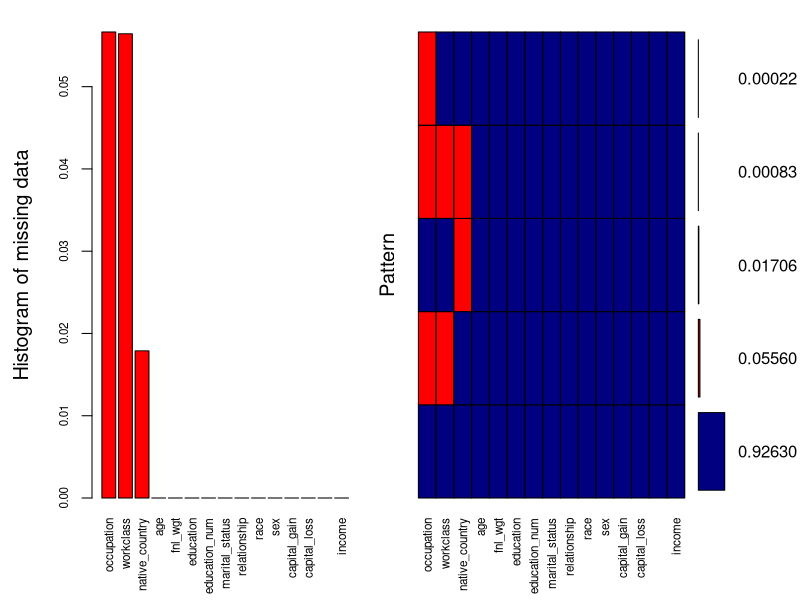
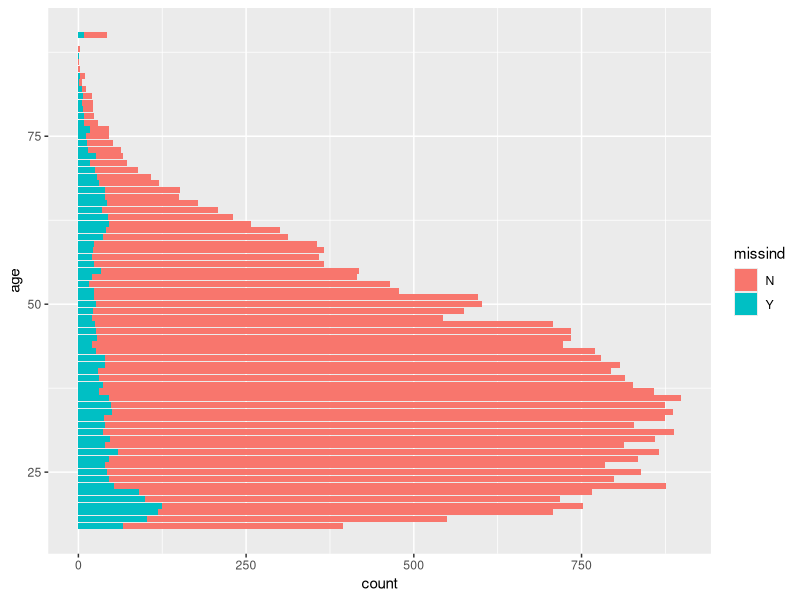
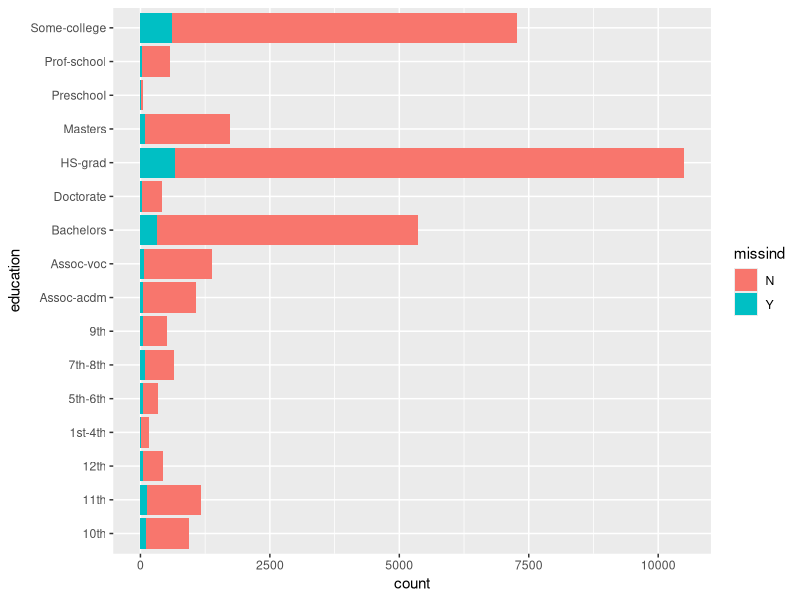
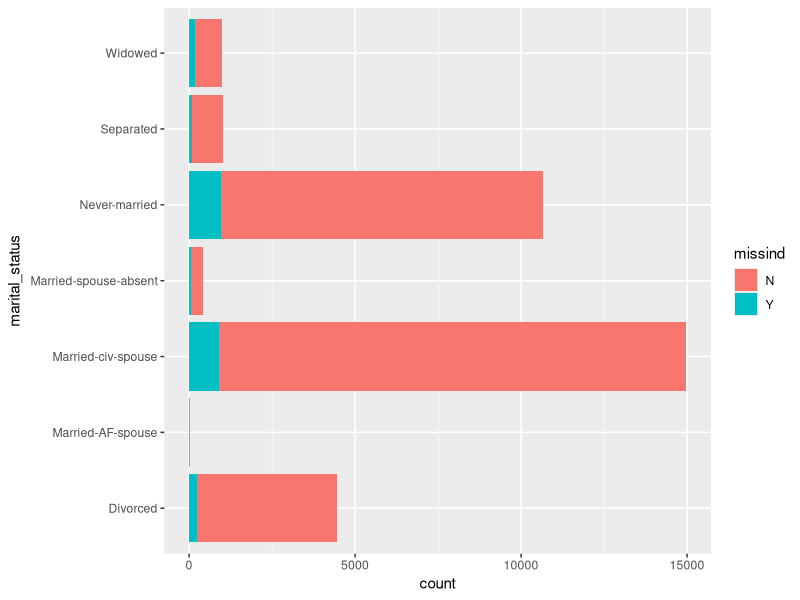
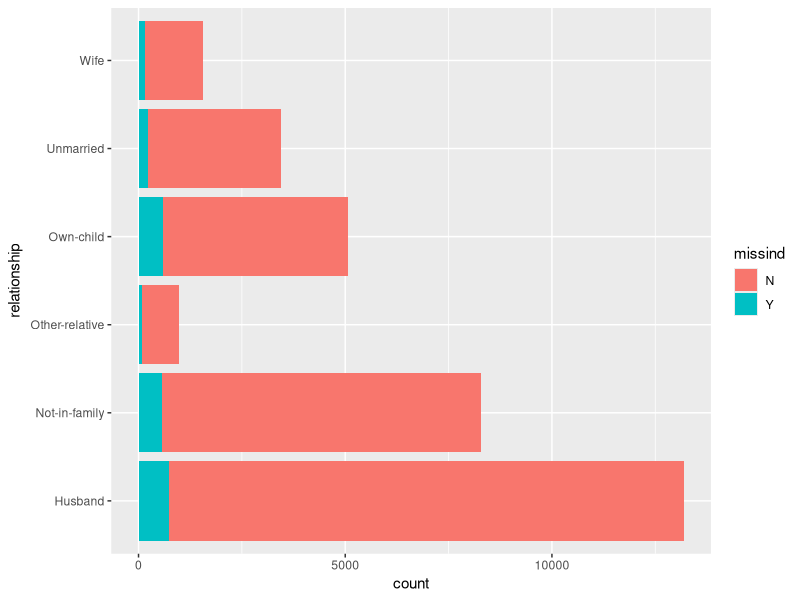
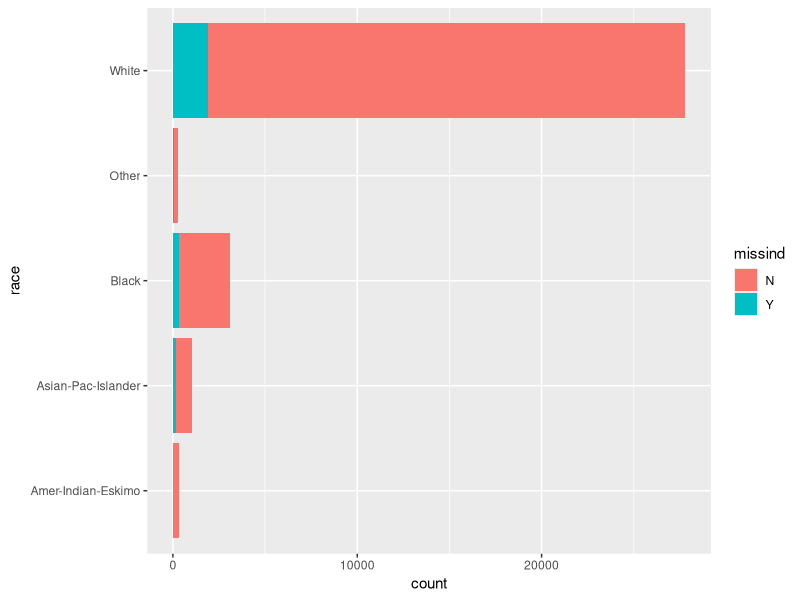
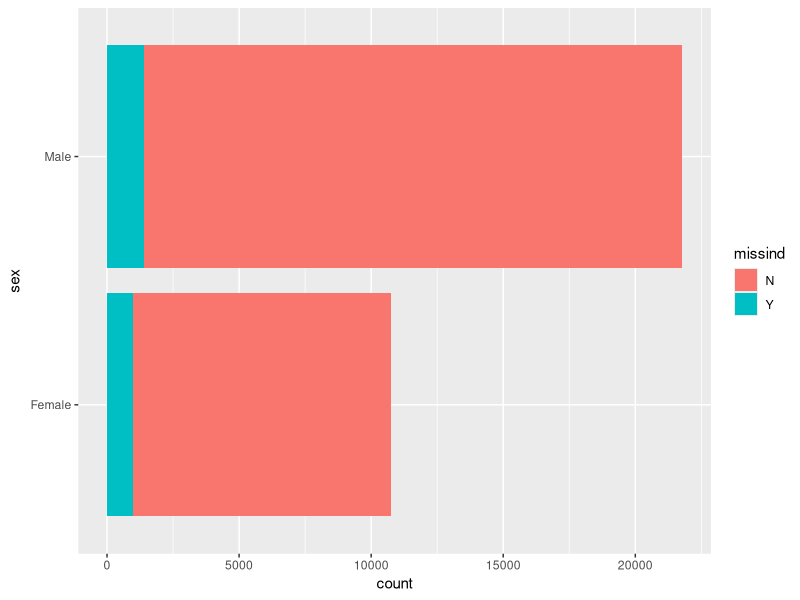
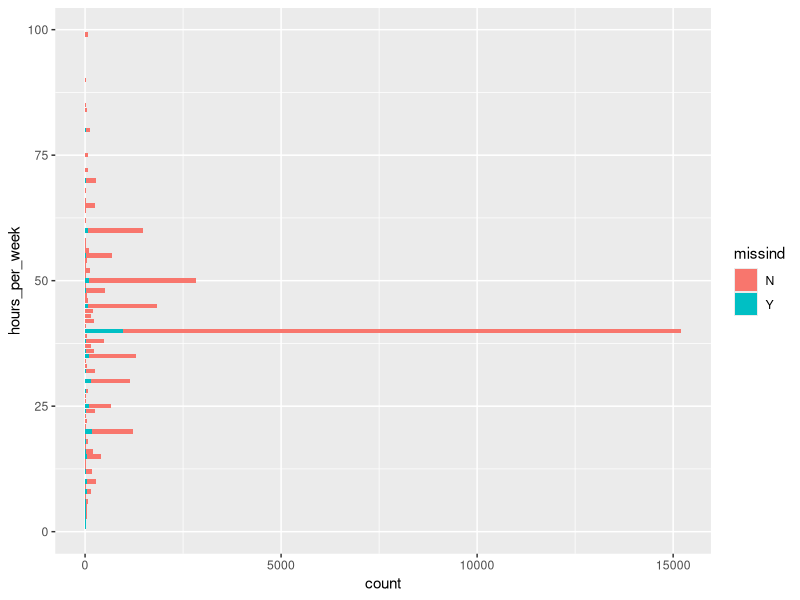

Generate these figures, in order, with R: (Note: this script raises an error after producing the figures.)
## ---- chunk 1

library(ggplot2)
library(VIM)

X=read.csv("adultdata.csv", stringsAsFactors = TRUE)
#str(X)

#summary
colnames(X) =c("age", "workclass", "fnl_wgt", "education", "education_num", "marital_status", "occupation", "relationship", "race", "sex", "capital_gain", "capital_loss", "hours_per_week", "native_country", "income")
#str(X)
cat("The dimension of the dataset is",dim(X)[1],"by",dim(X)[2],".")
## ---- chunk 2
str(X)
## ---- chunk 3
datatype=sapply(X,class)
#datatype
#6 numeric variables
#9 categorical variables
## ---- chunk 4
summary(X)
## ---- chunk 5
library(tidyverse)
#library(hutils)
#Remove duplicated rows based on all columns
# - if two rows are exactly the same, keep only one of them
X_nodup=distinct(X,X[,1:15], keep_all=TRUE)[,-16]

#identify duplicated rows
X_dup=X[duplicated(X),]

cat("The number of duplicated records in the dataset is",dim(X_dup)[1],".")
#dim(X_dup)

#use X_nodup for all later analysis

#unique(X_dup$fnl_wgt)
cat("Let's look at several examples of the duplicated records:")
X_dup_sample=subset(X,fnl_wgt==308144 | fnl_wgt== 250051)
X_dup_sample=X_dup_sample[order(X_dup_sample$fnl_wgt),]

X=X_nodup
## ---- chunk 6
library(xtable)
options(xtable.floating = FALSE)
options(xtable.timestamp = "")
options(xtable.comment = FALSE)

#library(dplyr)
#library(DT)
#library(knitr)
#print(xtable(X_dup_sample[,1:8]), include.rownames=FALSE)
print(xtable(X_dup_sample[,1:8]))
## ---- chunk 7

#print(xtable(X_dup_sample[,9:15],caption = "Adult Income Data Sample", caption.placement = "top"))

print(xtable(X_dup_sample[,9:15]))  


## ---- chunk 8
#check missing values of each column
m=c()
for (i in 1:ncol(X))  {
  m[i]=sum(grepl("?",X[,i],fixed = TRUE))
}
missval=paste0(colnames(X),rep("-",15),m,rep(" missing values",))
#cat("The number of missing values for each variable are:")
#missval

#Recode missing values to be more standard - replace ? with NA
#ifelse will coerce the factor values into intergers, thus use as.character to main the original factor values
X$workclass=ifelse(X$workclass==" ?",NA,as.character(X$workclass))
X$occupation=ifelse(X$occupation==" ?",NA,as.character(X$occupation))
X$native_country=ifelse(X$native_country==" ?",NA,as.character(X$native_country))

#then transform the characters back to factors
X$workclass=as.factor(X$workclass)
X$occupation=as.factor(X$occupation)
X$native_country=as.factor(X$native_country)
#str(X)

#display the proportion of missing values
pMiss = function(x){sum(is.na(x))/length(x)*100}
#cat("The percentages of missing values for each variable are:")
#apply(X,2,pMiss)

datatype=sapply(X,class)

#Visualize missing data
#install.packages("VIM") #large package install before class
#break dataset into 2 pieces if you have low memory computer...
## ---- chunk 9
library(VIM)

aggr_plot = aggr(X, col=c('navyblue','red'), numbers=TRUE, sortVars=TRUE, labels=names(data), cex.axis=.7, gap=3, ylab=c("Histogram of missing data","Pattern"))

## ---- chunk 10
library(gridExtra)
X_wmiss=subset(X,is.na(workclass) | is.na(occupation) | is.na(native_country))

X_nomiss=setdiff(X,X_wmiss)

X$missind=ifelse(is.na(X$workclass) | is.na(X$occupation) | is.na(X$native_country),"Y","N")

#flip the coordinates/make horizontal barplots due to large number of levels in categorical variables

library(ggplot2)
p1 = ggplot(X, aes(age, fill = missind)) + geom_bar() + coord_flip()

p2 = ggplot(X, aes(education, fill = missind)) + geom_bar() + coord_flip()
p3 = ggplot(X, aes(marital_status, fill = missind)) + geom_bar() + coord_flip()
p4 = ggplot(X, aes(relationship, fill = missind)) + geom_bar() + coord_flip()
p5 = ggplot(X, aes(race, fill = missind)) + geom_bar() + coord_flip()
p6 = ggplot(X, aes(sex, fill = missind)) + geom_bar() + coord_flip()
p7 = ggplot(X, aes(hours_per_week, fill = missind)) + geom_bar() + coord_flip()
p8 = ggplot(X, aes(income, fill = missind)) + geom_bar() + coord_flip()

p1
p2
p3
p4
p5
p6
p7
p8

## ---- chunk 11

X=X[,-16]
sum_num=matrix(,15,6)

for (i in 1:ncol(X)) {
  
  if (class(X[,i])=="integer") {
    
    sum_num[i,]=summary(X[,i])[1:6]
  } 
  
}
sum_num=sum_num[complete.cases(sum_num),]

colnames(sum_num)=names(summary(X$age))
rownames(sum_num)=colnames(X)[datatype=="integer"]

print(xtable(sum_num))  
  


## ---- chunk 12

p1 =   ggplot(data=X)+ geom_histogram(mapping=aes(x=age),binwidth = 0.5,color="darkblue", fill="lightblue")

p2 =   ggplot(data=X)+ geom_histogram(mapping=aes(x=fnl_wgt),binwidth = 50,color="darkblue", fill="lightblue")
  
p3 =    ggplot(data=X)+ geom_histogram(mapping=aes(education_num),binwidth = 1,color="darkblue", fill="lightblue")
      
p4 =    ggplot(data=X)+ geom_histogram(mapping=aes(hours_per_week),binwidth = 1,color="darkblue", fill="lightblue")
        
library(gridExtra)
grid.arrange(p1,p2,p3,p4,nrow=2,ncol=2)


## ---- chunk 13
par(mar = c(2,2,2,2))
par(mfrow=c(2,3))
for (i in 1:ncol(X)){
  
  if (class(X[,i])=="integer") {
    boxplot(X[,i], main=colnames(X)[i])
  }
}

## ---- chunk 14
par(mar = c(1,1,1,1))
par(mfrow=c(1,2))
boxplot(X$capital_gain[which(X$capital_gain!=0)],main="Outliers for non-zero Capital gain")

boxplot(X$capital_loss[which(X$capital_loss!=0)],main="Outliers for non-zero Capital loss")


## ---- chunk 15
par(mar=c(1,1,1,1))

ggplot(X, aes(y = workclass, fill = income)) + geom_bar()

## ---- chunk 16
#plotting education vs income
ggplot(data = data, aes(y = education, fill = income)) +
  geom_bar(position = "stack")   #different bars stacked together
## ---- chunk 17
#plotting marital status vs. income
ggplot(data = X, aes(y = marital_status, fill = income))+
  geom_bar(position = "stack")
## ---- chunk 18
ggplot(X, aes(relationship, fill = income)) + geom_bar()
## ---- chunk 19
#plotting occupation vs income
ggplot(data = X, aes(y = occupation, fill = income))+
  geom_bar(position = "stack")
## ---- chunk 20
#plotting native country vs. income
ggplot(data = X, aes(y = native_country, fill = income))+
  geom_bar(position = "stack")
## ---- chunk 21
ggplot(X, aes(race, fill = income)) + geom_bar()
## ---- chunk 22
ggplot(X, aes(sex, fill = income)) + geom_bar()
## ---- chunk 23
#look at distinct native countries and the counts for each:
X %>% count(native_country)
## ---- chunk 24
X$native_country <-  str_replace(as.character(X$native_country), "Hong", "Hong Kong")
